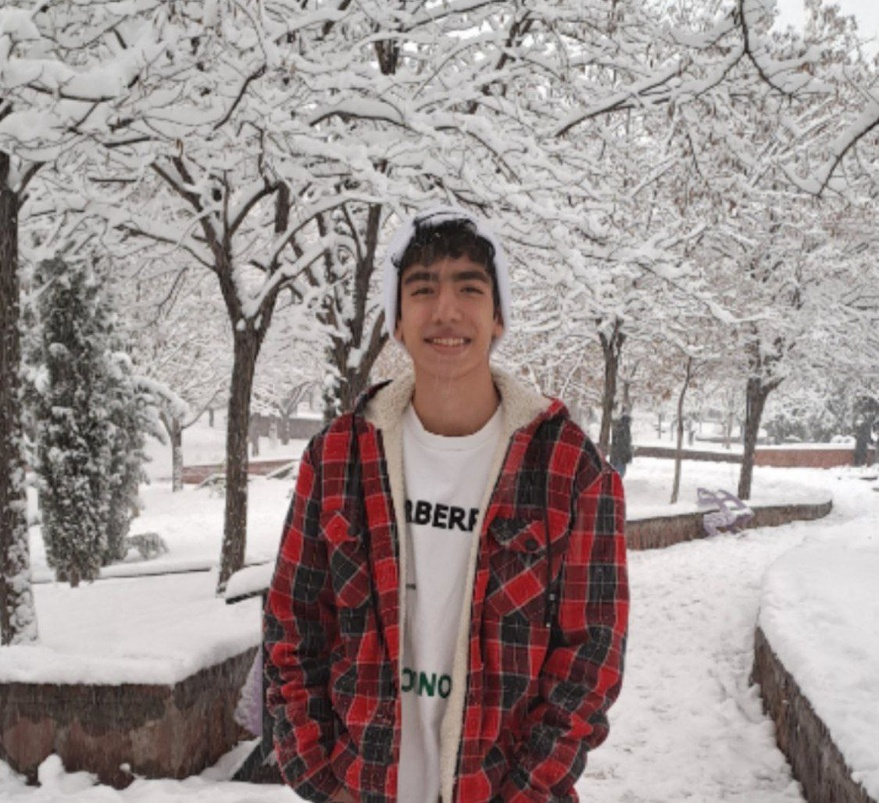
#> input picture Assignment36/input/me.jpg, 879 x 803 px, shrunk from 1125 x 1028 before the run
$ jupyter execute clothes_color.ipynb
#> lines starting #> are read from the running program, lines starting #| are printed output that depends on the picture; after the words box and inside, x2 and y2 are one past the last pixel; in counts of white or black regions, pixels touching at a corner belong together
[cell 1]
import cv2
import numpy as np
import matplotlib.pyplot as plt

[cell 2]
img = cv2.imread('input/me.jpg')
#> img is the input picture: shape (803, 879, 3); mean B, G, R 144.1, 145.7, 157
img2 = cv2.cvtColor(img,cv2.COLOR_BGR2HSV)
#> img2: shape (803, 879, 3); mean H, S, V 50.8, 31.3, 157.1

h,s,v = cv2.split(img2)
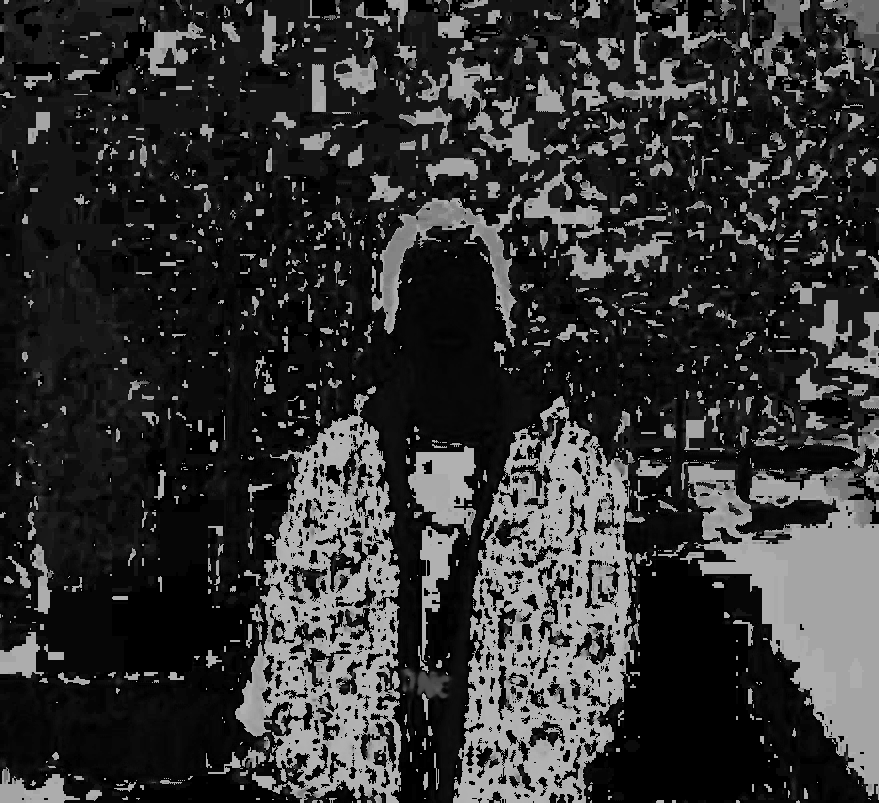
#> h: shape (803, 879); min 0, max 179, mean 50.8
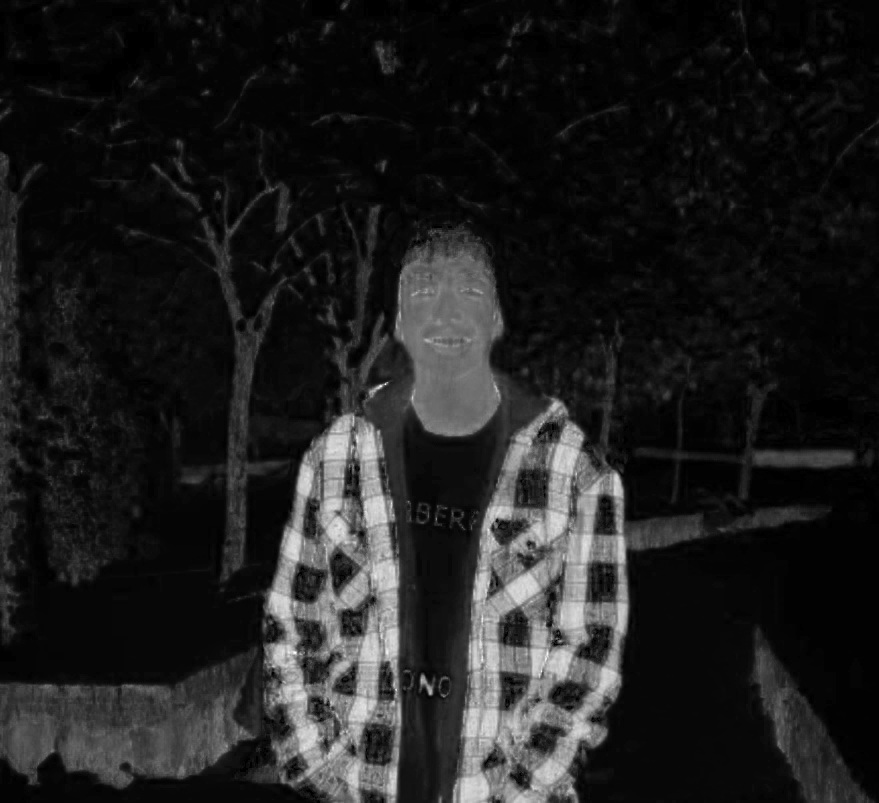
#> s: shape (803, 879); min 0, max 255, mean 31.3
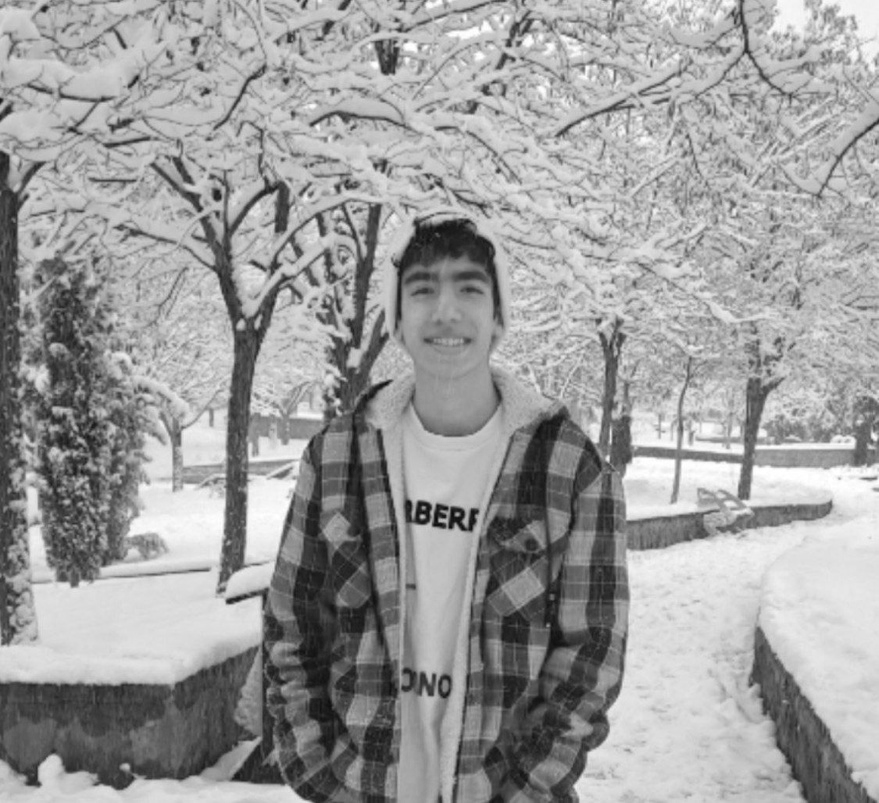
#> v: shape (803, 879); min 8, max 255, mean 157.1

for i in range(img2.shape[0]):
    for j in range(img2.shape[1]):
        if (h[i,j] < 5 or h[i,j] > 170) and s[i,j] > 140 :
            h[i,j] += 70
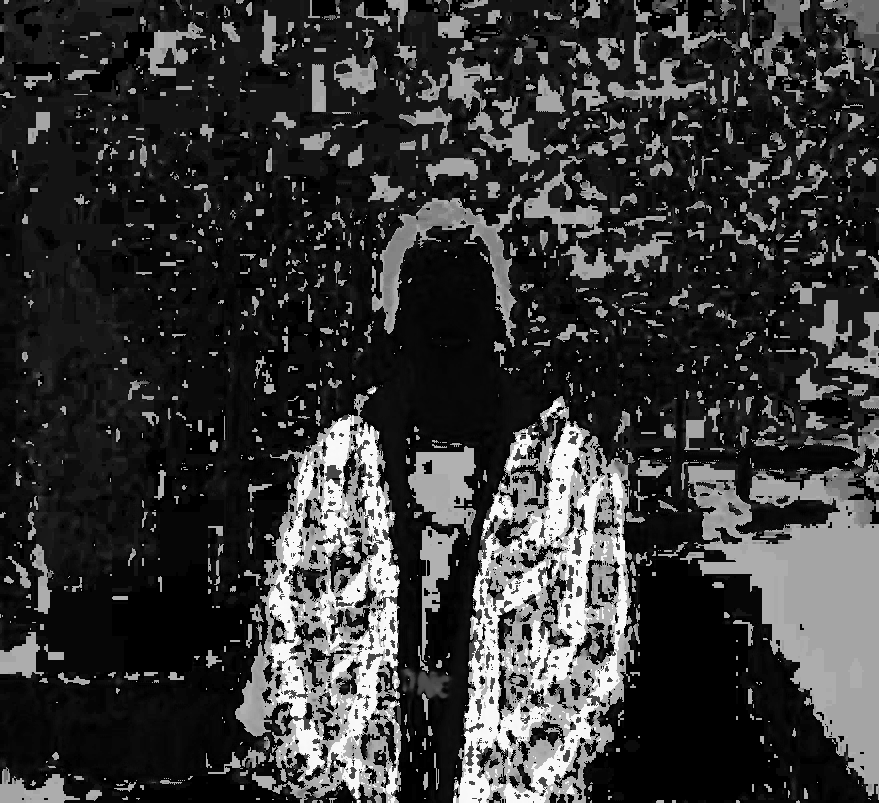
#> h: shape (803, 879); 5.89% of pixels changed, all inside (x1, y1, x2, y2) = (265, 278, 628, 803)
img2 = cv2.merge((h,s,v))
#> img2: shape (803, 879, 3); mean H, S, V 54.9, 31.3, 157.1
img2 = cv2.cvtColor(img2,cv2.COLOR_HSV2BGR)
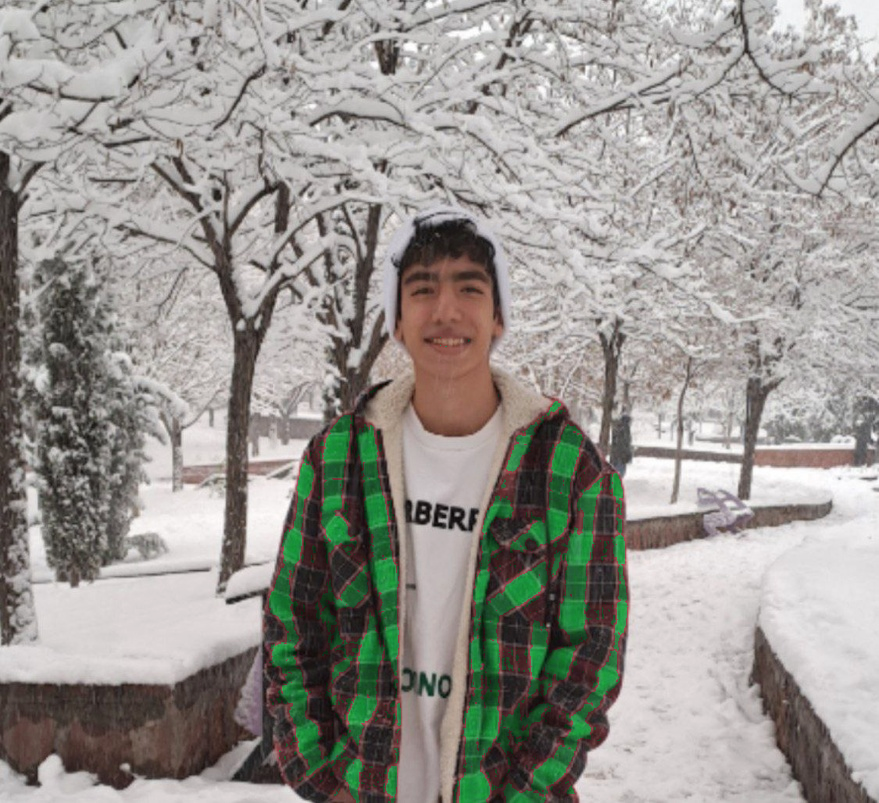
#> img2: shape (803, 879, 3); mean B, G, R 144.6, 149.6, 152.6
imgs = np.hstack((img,img2))
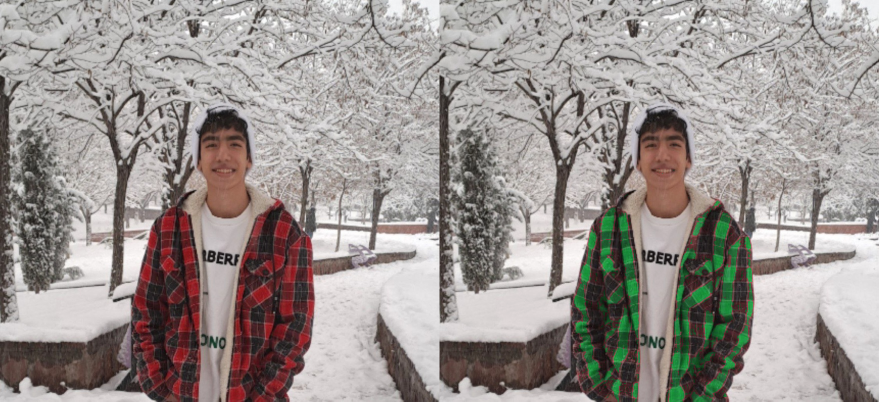
#> imgs: shape (803, 1758, 3) (shown at 1/2 size); mean B, G, R 144.4, 147.7, 154.8
cv2.imwrite("output/clothes_color.png",imgs)
#> Out = True

$ run again, with Assignment36/input/baloon.jpg copied over Assignment36/input/me.jpg
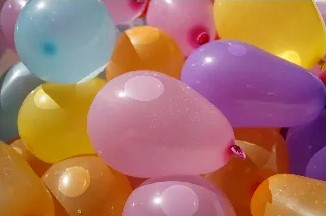
#> input picture Assignment36/input/baloon.jpg, 326 x 216 px
#> img is the input picture: shape (216, 326, 3); mean B, G, R 99.4, 115.3, 169.3
#> after the loop `for i in range(img2.shape[0]):`:
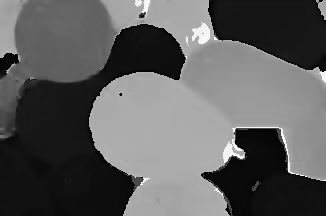
#> h: shape (216, 326); min 0, max 249, mean 92.6
#> `imgs = np.hstack((img,img2))`:
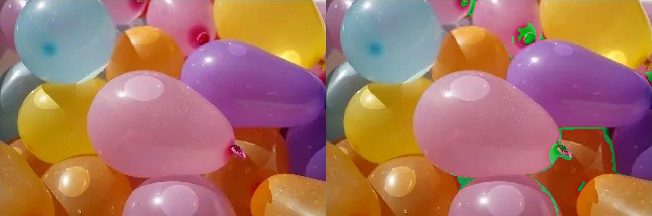
#> imgs: shape (216, 652, 3); mean B, G, R 99.3, 116.2, 168.2
#> Out = True

$ run again, with Assignment36/input/city.jpg copied over Assignment36/input/me.jpg
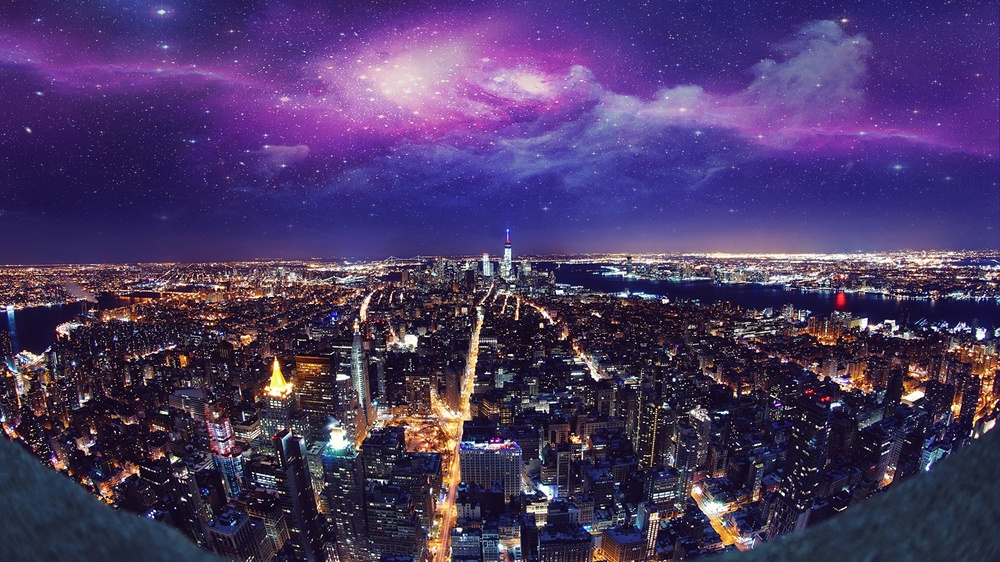
#> input picture Assignment36/input/city.jpg, 1000 x 562 px, shrunk from 2560 x 1440 before the run
#> img is the input picture: shape (562, 1000, 3); mean B, G, R 101.1, 56.4, 74.8
#> after the loop `for i in range(img2.shape[0]):`:
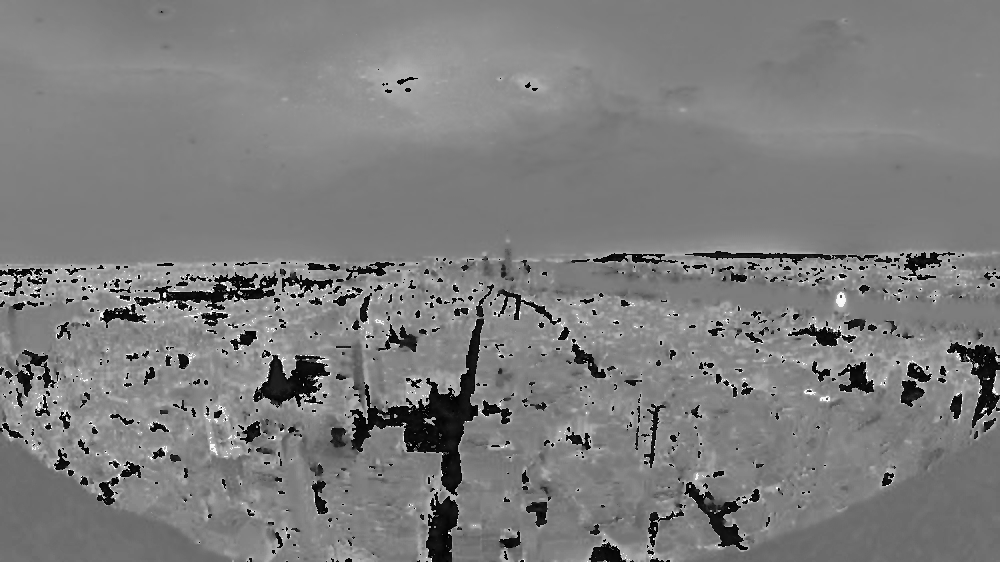
#> h: shape (562, 1000); min 0, max 249, mean 125
#> `imgs = np.hstack((img,img2))`:
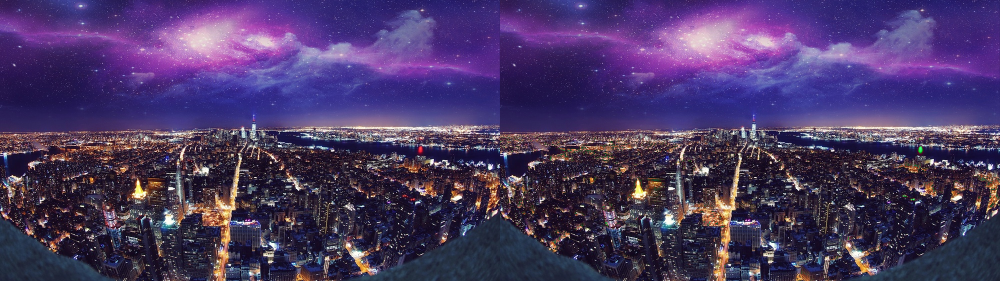
#> imgs: shape (562, 2000, 3) (shown at 1/2 size); mean B, G, R 101.1, 56.3, 74.4
#> Out = True
